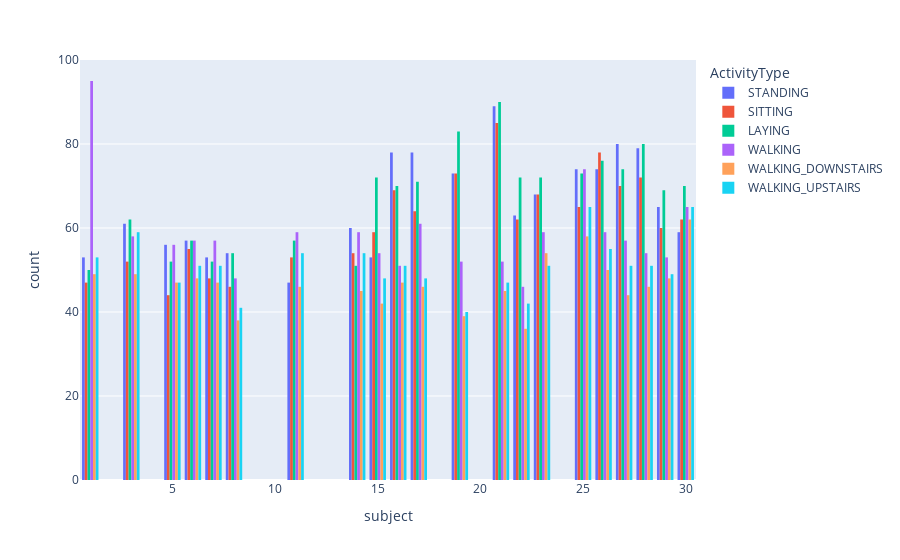

Write notebook code for a chart like this one.
### Markdown cell above
The data that we have is almost well balanced and it's equally distributed.

### Code cell
fig = px.histogram(training_data, x="subject", color="ActivityType", barmode='group', nbins=30)
fig.show()

### Figure 1 — Plotly figure (JSON) as saved in the notebook; plotly's stock layout.template omitted (floating-point values rounded to 4 significant figures; data arrays with more than 128 entries replaced by an {"elided": "..."} marker saying what was removed)
{"data": [{"alignmentgroup": "True", "bingroup": "x", "hovertemplate": "ActivityType=STANDING<br>subject=%{x}<br>count=%{y}<extra></extra>", "legendgroup": "STANDING", "marker": {"color": "#636efa", "pattern": {"shape": ""}}, "name": "STANDING", "nbinsx": 30, "offsetgroup": "STANDING", "orientation": "v", "showlegend": true, "type": "histogram", "x": {"elided": "1374 int values"}, "xaxis": "x", "yaxis": "y"}, {"alignmentgroup": "True", "bingroup": "x", "hovertemplate": "ActivityType=SITTING<br>subject=%{x}<br>count=%{y}<extra></extra>", "legendgroup": "SITTING", "marker": {"color": "#EF553B", "pattern": {"shape": ""}}, "name": "SITTING", "nbinsx": 30, "offsetgroup": "SITTING", "orientation": "v", "showlegend": true, "type": "histogram", "x": {"elided": "1286 int values"}, "xaxis": "x", "yaxis": "y"}, {"alignmentgroup": "True", "bingroup": "x", "hovertemplate": "ActivityType=LAYING<br>subject=%{x}<br>count=%{y}<extra></extra>", "legendgroup": "LAYING", "marker": {"color": "#00cc96", "pattern": {"shape": ""}}, "name": "LAYING", "nbinsx": 30, "offsetgroup": "LAYING", "orientation": "v", "showlegend": true, "type": "histogram", "x": {"elided": "1407 int values"}, "xaxis": "x", "yaxis": "y"}, {"alignmentgroup": "True", "bingroup": "x", "hovertemplate": "ActivityType=WALKING<br>subject=%{x}<br>count=%{y}<extra></extra>", "legendgroup": "WALKING", "marker": {"color": "#ab63fa", "pattern": {"shape": ""}}, "name": "WALKING", "nbinsx": 30, "offsetgroup": "WALKING", "orientation": "v", "showlegend": true, "type": "histogram", "x": {"elided": "1226 int values"}, "xaxis": "x", "yaxis": "y"}, {"alignmentgroup": "True", "bingroup": "x", "hovertemplate": "ActivityType=WALKING_DOWNSTAIRS<br>subject=%{x}<br>count=%{y}<extra></extra>", "legendgroup": "WALKING_DOWNSTAIRS", "marker": {"color": "#FFA15A", "pattern": {"shape": ""}}, "name": "WALKING_DOWNSTAIRS", "nbinsx": 30, "offsetgroup": "WALKING_DOWNSTAIRS", "orientation": "v", "showlegend": true, "type": "histogram", "x": {"elided": "986 int values"}, "xaxis": "x", "yaxis": "y"}, {"alignmentgroup": "True", "bingroup": "x", "hovertemplate": "ActivityType=WALKING_UPSTAIRS<br>subject=%{x}<br>count=%{y}<extra></extra>", "legendgroup": "WALKING_UPSTAIRS", "marker": {"color": "#19d3f3", "pattern": {"shape": ""}}, "name": "WALKING_UPSTAIRS", "nbinsx": 30, "offsetgroup": "WALKING_UPSTAIRS", "orientation": "v", "showlegend": true, "type": "histogram", "x": {"elided": "1073 int values"}, "xaxis": "x", "yaxis": "y"}], "layout": {"barmode": "group", "legend": {"title": {"text": "ActivityType"}, "tracegroupgap": 0}, "margin": {"t": 60}, "xaxis": {"anchor": "y", "domain": [0, 1], "title": {"text": "subject"}}, "yaxis": {"anchor": "x", "domain": [0, 1], "title": {"text": "count"}}}}
